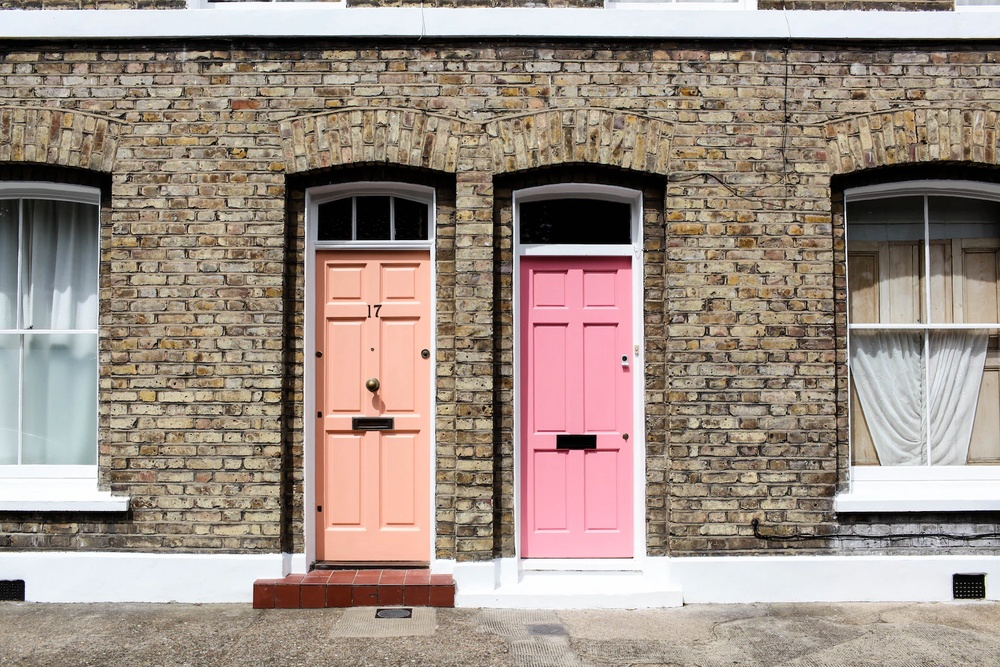
#> input picture Image Feature/imagemain.jpg, 1000 x 667 px, shrunk from 1470 x 980 before the run
$ python main.py
#> lines starting #> are read from the running program, lines starting #| are printed output that depends on the picture
import cv2 as cv

#Load the image and convey to grayscale
img = cv.imread('imagemain.jpg')
#> img is the input picture: shape (667, 1000, 3); mean B, G, R 132.8, 142.6, 157.5
gray = cv.cvtColor(img,cv.COLOR_BGR2GRAY)
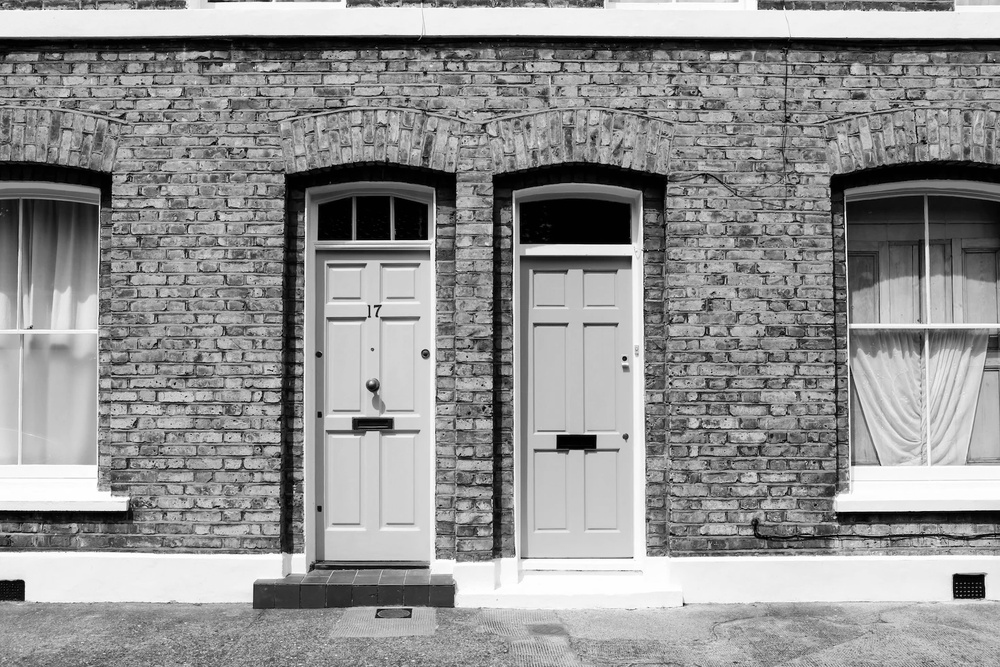
#> gray: shape (667, 1000); min 0, max 255, mean 146

#Initialize SIFT and SURF detectorscls
sift = cv.SIFT_create()
#surf = cv.xfeatures2d.SURF_create()

# Detect key points and compute descriptors
keypoints_sift, descriptors_sift = sift.detectAndCompute(img,None)
#> keypoints_sift = 6332 keypoints; strongest (x, y, size): (968, 585, 19.3), (624, 358, 3.2), (425, 354, 5.8), (587, 443, 13.4)
# keypoints_surf, descriptors_surf = surf.detectAndCompute(img,None)
cv.imshow('image',img)

# Initialize SIFT detector
sift = cv.SIFT_create()
sift.setContrastThreshold(0.25)
sift.setEdgeThreshold(5)

# Detect key points and compute descriptors
keypoints, descriptors = sift.detectAndCompute(img, None)
#> keypoints = 21 keypoints; strongest (x, y, size): (968, 585, 19.3), (624, 358, 3.2), (425, 354, 5.8), (587, 443, 13.4)
for x in keypoints:
    print("({:.2f},{:.2f}) = size {:.2f} angle {:.2f}".format(x.pt[0], x.pt[1], x.size, x.angle))
#> this loop made 21 passes
#> x on passes 1 to 12: keypoint at (373.2, 387.5), size 7.3, keypoint at (374.9, 306), size 1.9, keypoint at (374.9, 306), size 1.9, keypoint at (425.4, 354.1), size 5.8, keypoint at (425.4, 354.1), size 5.8, keypoint at (566.2, 442.6), size 13.6, keypoint at (566.2, 442.6), size 13.6, keypoint at (586.6, 442.7), size 13.4, keypoint at (586.6, 442.7), size 13.4, keypoint at (624.4, 358.4), size 3.2, keypoint at (624.4, 358.4), size 3.2, keypoint at (625.5, 436.8), size 4
#| (373.22,387.54) = size 7.27 angle 359.05
#| (374.95,306.02) = size 1.91 angle 95.71
#| (374.95,306.02) = size 1.91 angle 261.67
#| (425.40,354.09) = size 5.77 angle 181.34
#| (425.40,354.09) = size 5.77 angle 312.24
#| (566.19,442.62) = size 13.64 angle 91.55
#| (566.19,442.62) = size 13.64 angle 266.98
#| (586.59,442.67) = size 13.41 angle 87.92
#> (further printed lines are left out)

img_kp = cv.drawKeypoints(img, keypoints, None, flags=cv.DRAW_MATCHES_FLAGS_DRAW_RICH_KEYPOINTS)
cv.imshow("Keypoints", img_kp)
cv.waitKey(0)
cv.destroyAllWindows()

$ run again, with Image Feature/alexas_fotos-A0qtF_zwx_M-unsplash-1024x651.jpg copied over Image Feature/imagemain.jpg
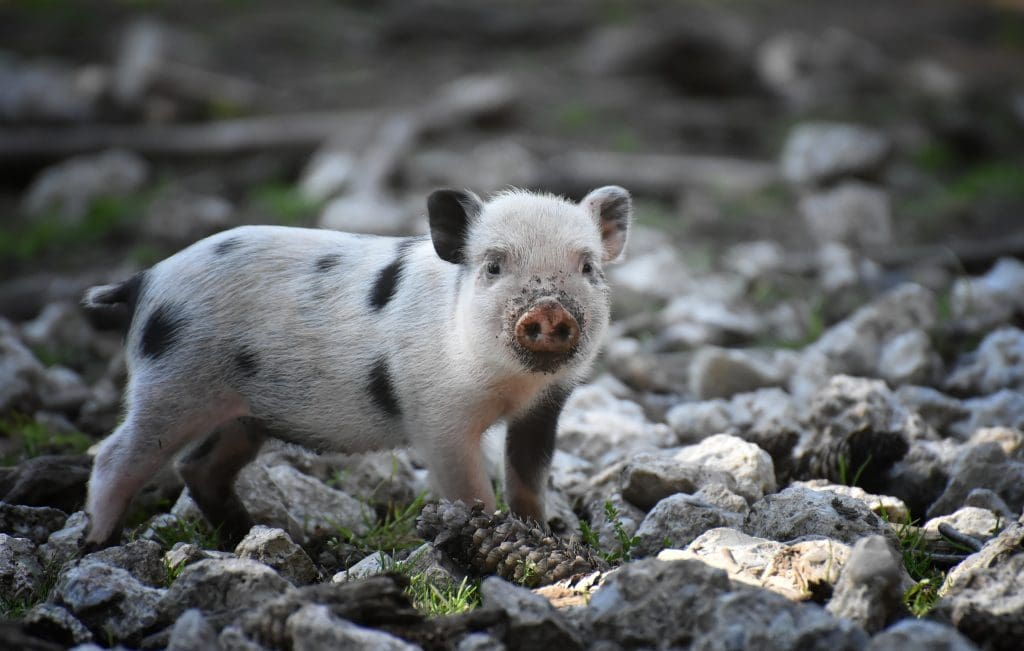
#> input picture Image Feature/alexas_fotos-A0qtF_zwx_M-unsplash-1024x651.jpg, 1024 x 651 px
#> img is the input picture: shape (651, 1024, 3); mean B, G, R 93.7, 93.4, 91.4
#> `gray = cv.cvtColor(img,cv.COLOR_BGR2GRAY)`:
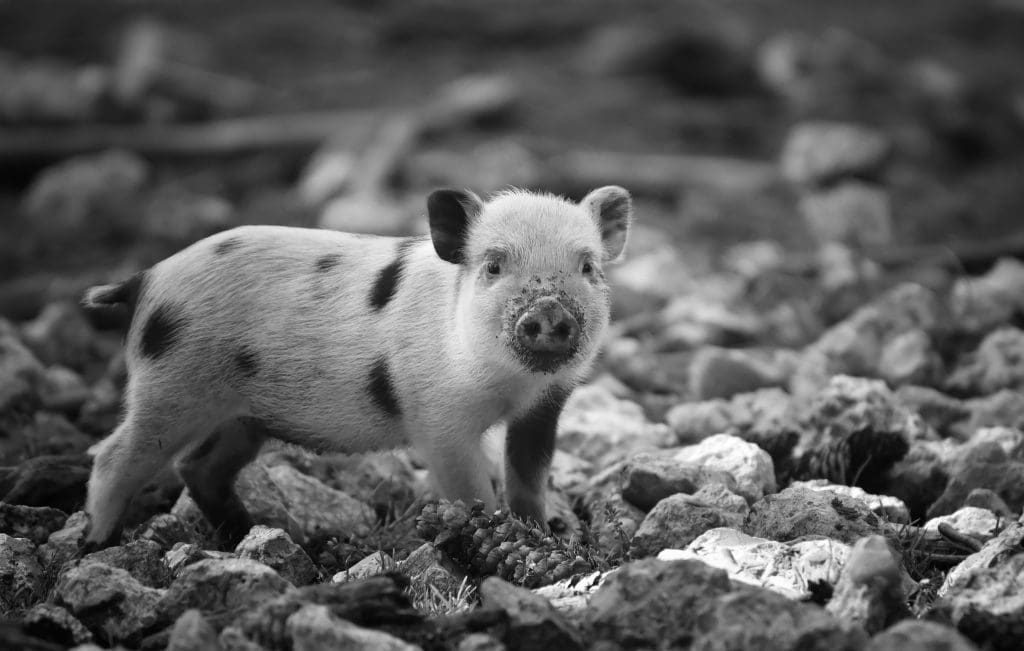
#> gray: shape (651, 1024); min 0, max 255, mean 92.9
#> keypoints_sift = 3055 keypoints; strongest (x, y, size): (595, 582, 3.8), (932, 525, 9), (820, 592, 16.6), (569, 586, 1.9)
#> keypoints = 12 keypoints; strongest (x, y, size): (595, 582, 3.8), (932, 525, 9), (820, 592, 16.6), (569, 586, 1.9)
#> the loop `for x in keypoints:` made 12 passes
#> x on passes 1 to 8: keypoint at (569, 586.1), size 1.9, keypoint at (573.5, 583.1), size 4.3, keypoint at (588.4, 587.1), size 2.9, keypoint at (588.4, 587.1), size 2.9, keypoint at (595.4, 582.4), size 3.8, keypoint at (596.9, 573.2), size 3.3, keypoint at (820.2, 592.3), size 16.6, keypoint at (820.2, 592.3), size 16.6
#> (printed output is left out)

$ run again, with Image Feature/image.jpg copied over Image Feature/imagemain.jpg
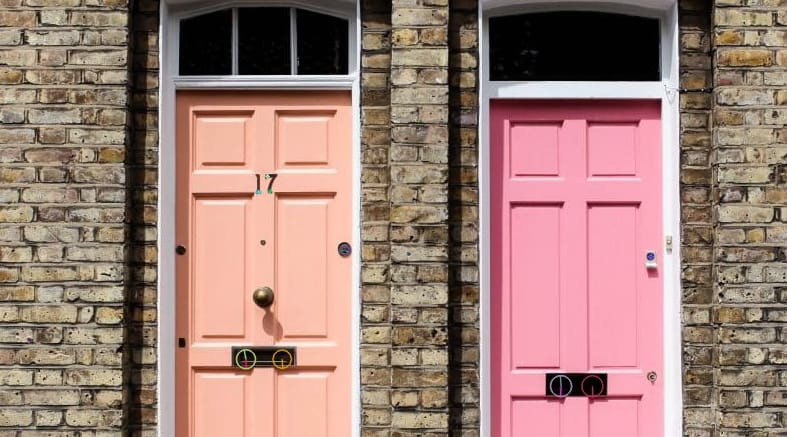
#> input picture Image Feature/image.jpg, 787 x 437 px
#> img is the input picture: shape (437, 787, 3); mean B, G, R 119.1, 127.9, 159.3
#> `gray = cv.cvtColor(img,cv.COLOR_BGR2GRAY)`:
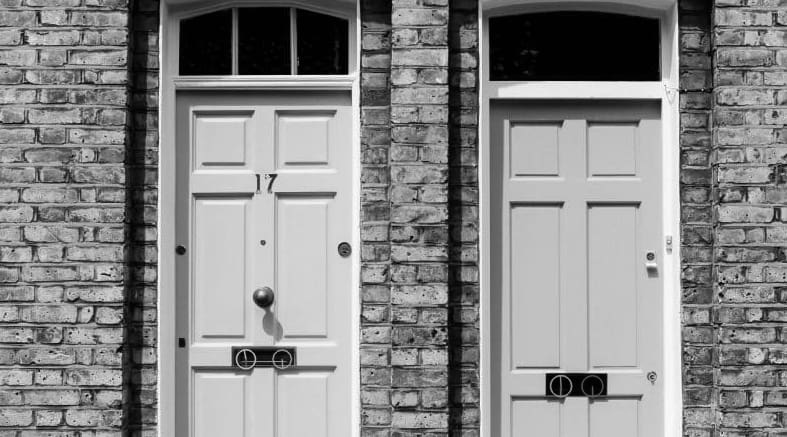
#> gray: shape (437, 787); min 0, max 255, mean 136.3
#> keypoints_sift = 3566 keypoints; strongest (x, y, size): (591, 386, 21.2), (344, 249, 9.3), (273, 176, 4.2), (654, 106, 11.9)
#> keypoints = 7 keypoints; (x, y, size): (591, 386, 21.2), (591, 386, 21.2), (344, 249, 9.3), (344, 249, 9.3), (344, 249, 9.3), (273, 176, 4.2), (273, 176, 4.2)
#> the loop `for x in keypoints:` made 7 passes
#> x on passes 1 to 7: keypoint at (273.3, 176.1), size 4.2, keypoint at (273.3, 176.1), size 4.2, keypoint at (344.3, 249.4), size 9.3, keypoint at (344.3, 249.4), size 9.3, keypoint at (344.3, 249.4), size 9.3, keypoint at (591.3, 385.7), size 21.2, keypoint at (591.3, 385.7), size 21.2
#> (printed output is left out)

$ run again, with Image Feature/people.jpg copied over Image Feature/imagemain.jpg
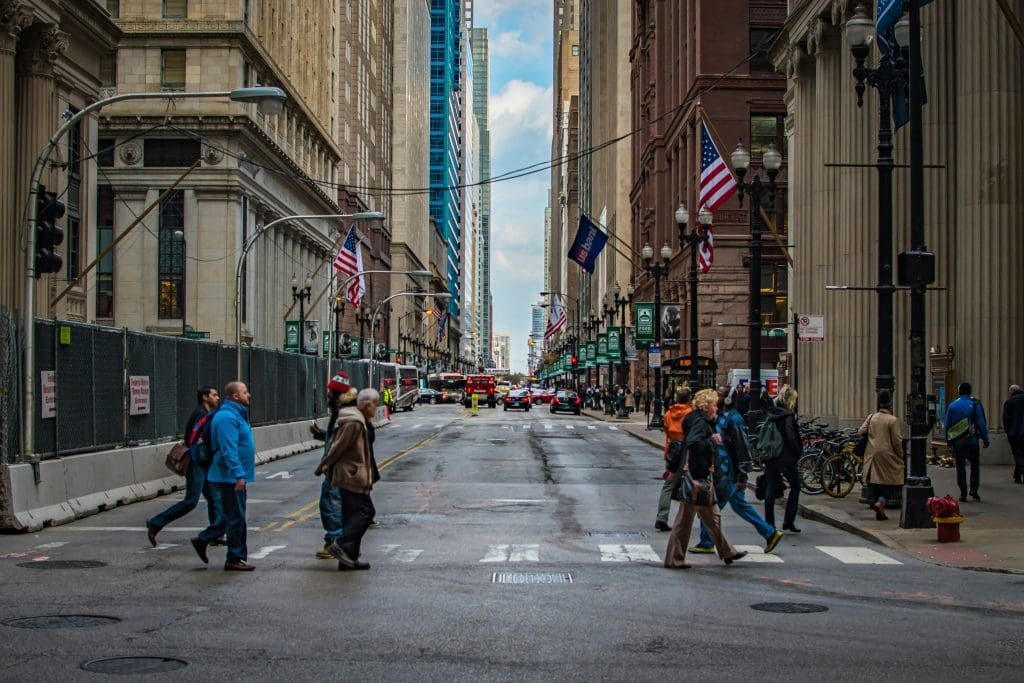
#> input picture Image Feature/people.jpg, 1024 x 683 px
#> img is the input picture: shape (683, 1024, 3); mean B, G, R 80.2, 83.4, 84.5
#> `gray = cv.cvtColor(img,cv.COLOR_BGR2GRAY)`:
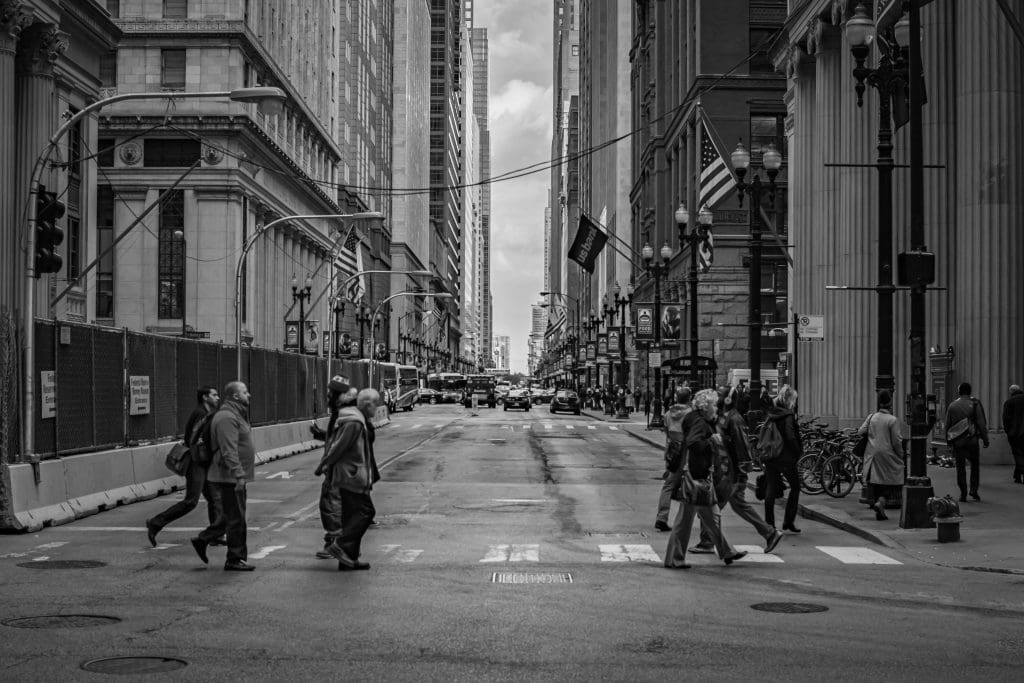
#> gray: shape (683, 1024); min 0, max 252, mean 83.3
#> keypoints_sift = 6231 keypoints; strongest (x, y, size): (543, 294, 3), (507, 384, 2.1), (597, 390, 2.2), (456, 285, 1.9)
#> keypoints = 2 keypoints; (x, y, size): (543, 294, 3), (543, 294, 3)
#> the loop `for x in keypoints:` made 2 passes
#> x on passes 1 to 2: keypoint at (543.1, 293.8), size 3, keypoint at (543.1, 293.8), size 3
#> (printed output is left out)
